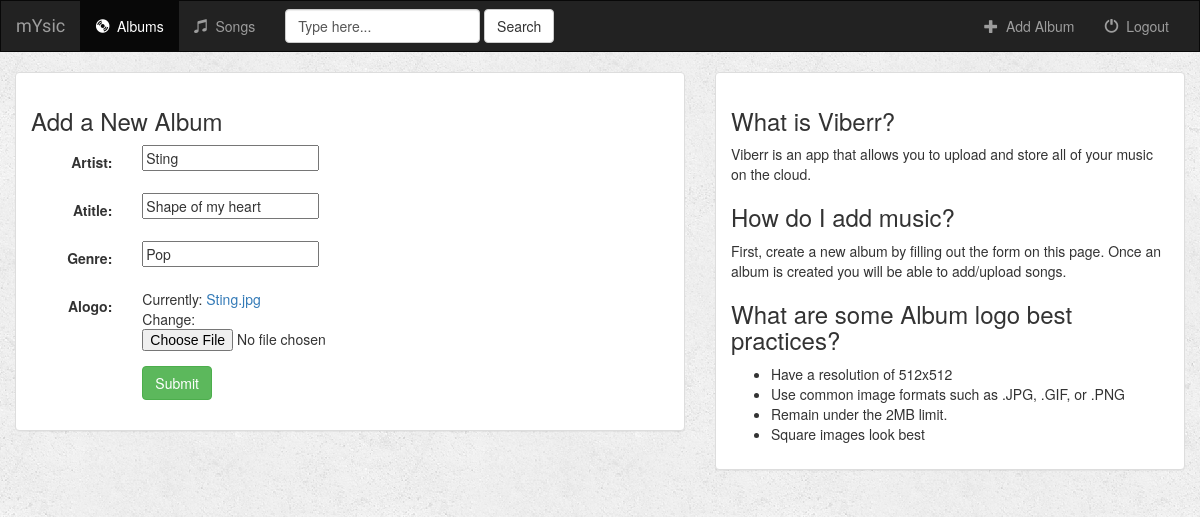
/music/album/4/, run on the app's committed database.
### music/models.py (models this page shows, shortened)
class Album(models.Model):
    artist = models.CharField(max_length=250)
    atitle = models.CharField(max_length=500)
    genre = models.CharField(max_length=100)
    alogo = models.FileField()

### music/views.py (the view)
# urls.py: url(r'^album/(?P<pk>\d+)/$', views.AlbumUpdate.as_view(), name='album-update'),
class AlbumUpdate(UpdateView):
    model = Album
    fields = ['artist', 'atitle', 'genre', 'alogo']

### music/templates/music/album_form.html (shortened to what this page needs)
{% extends 'music/base.html' %}
{% block buddy %}
<div class="container-fluid">
    <div class="row">
        <div class="col-sm-12 col-md-7">
            <div class="panel panel-default">
                <div class="panel-body">
                    <h3>Add a New Album</h3>
                    <form class="form-horizontal" role="form" action="" method="post" enctype="multipart/form-data">
                        {% include 'music/form_template.html' %}
                        <div class="form-group">
                            <div class="col-sm-offset-2 col-sm-10">
                                <button type="submit" class="btn btn-success">Submit</button>
                            </div>
                        </div>
                    </form>
                </div>
            </div>
        </div>
        <div class="col-sm-12 col-md-5">
            <div class="panel panel-default">
                <div class="panel-body">
                    <h3>What is Viberr?</h3>
                    <p>Viberr is an app that allows you to upload and store all of your music on the cloud.</p>
                    <h3>How do I add music?</h3>
                    <p>First, create a new album by filling out the form on this page. Once an album is created you will be able to add/upload songs.</p>
                    <h3>What are some Album logo best practices?</h3>
                    <ul>
                        <li>Have a resolution of 512x512</li>
                        <li>Use common image formats such as .JPG, .GIF, or .PNG</li>
                        <li>Remain under the 2MB limit.</li>
                        <li>Square images look best</li>
                    </ul>
                </div>
            </div>
        </div>
    </div>
</div>
{% endblock %}

### music/templates/music/form_template.html (shortened to what this page needs)
{% for field in form %}
    <div class="form-group">
        <div class="col-sm-offset-2 col-sm-10">
        </div>
        <label class="control-label col-sm-2">{{ field.label_tag }}</label>
        <div class="col-sm-10">{{ field }}</div>
    </div>
{% endfor %}

### music/static/music/styles.css (style rules this page uses)
body { background:white url("images/background.png"); }

### data on the page
Album: form "Sting" "Shape of my heart" "Pop"

### other printed values
{{ field.label_tag }} "Artist:" "Atitle:" "Genre:" "Alogo:"
